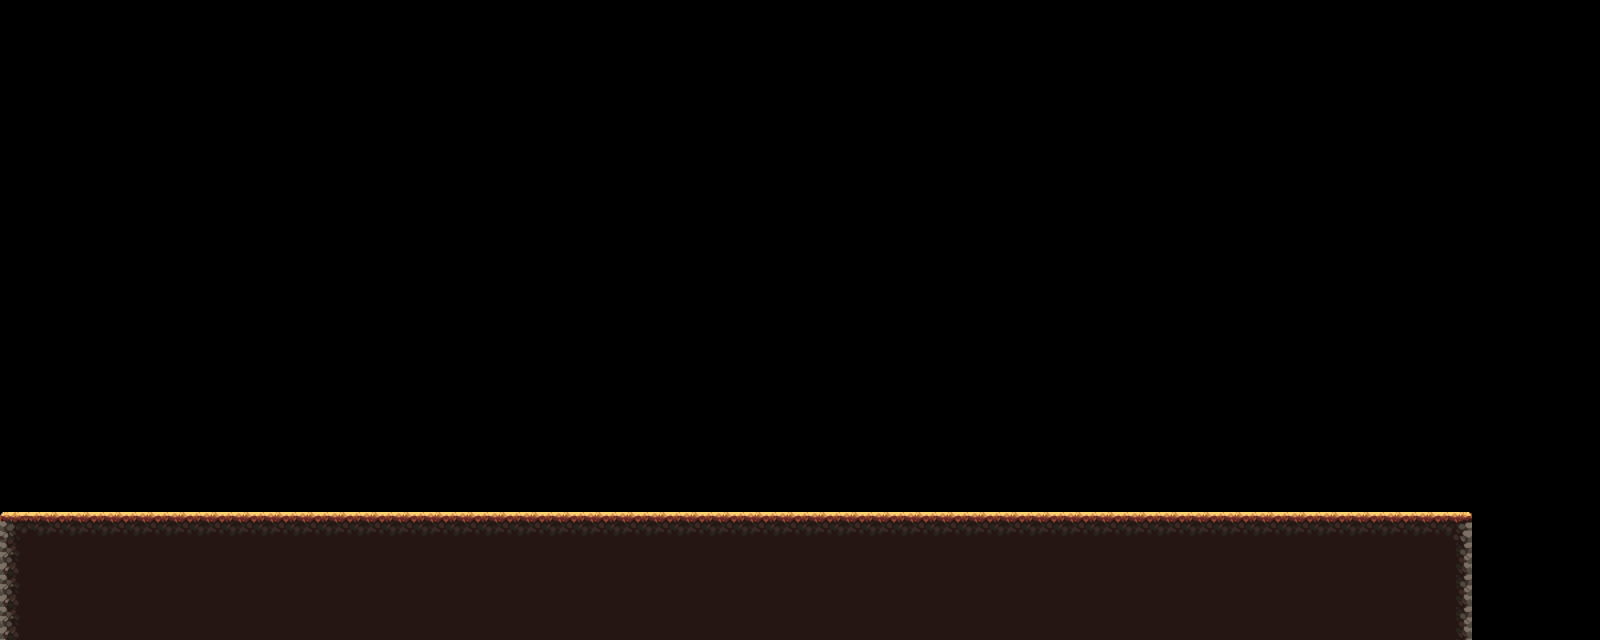

Tiled map render using the project's own tile images. Description and the map definition, with tile-layer contents summarised, below:
An orthogonal 50x20 tile map with 32x32 px tiles, 1 tile layer (Tile Layer 1) and 8 objects (Player, Enemy, Door, Oracle).

<map version="1.10" tiledversion="1.10.2" orientation="orthogonal" renderorder="right-down" width="50" height="20" tilewidth="32" tileheight="32" infinite="0" nextlayerid="5" nextobjectid="19">
 <tileset firstgid="1" source="Spritesheet.tsx" />
 <layer id="1" name="Tile Layer 1" width="50" height="20">
  <data>[1000 cells, 184 non-empty, 6 distinct tile ids]</data>
 </layer>
 <objectgroup id="2" name="Platforms">
  <object id="1" x="0" y="512" width="1598.67" height="128">
   <properties>
    <property name="Type" value="Ground" />
   </properties>
  </object>
  <object id="13" x="0" y="0" width="32" height="512" />
  <object id="14" x="1472" y="0" width="128" height="512" />
  <object id="18" x="32" y="0" width="1536" height="32" />
 </objectgroup>
 <objectgroup id="3" name="SpawnPoints">
  <object id="3" type="Player" gid="1" x="320" y="448" width="32" height="32" />
  <object id="10" type="Enemy" gid="2" x="960" y="448" width="32" height="32">
   <properties>
    <property name="Type" value="Boss" />
   </properties>
  </object>
  <object id="15" type="Door" gid="3" x="1280" y="512" width="64" height="64">
   <properties>
    <property name="NextLevel" type="bool" value="true" />
   </properties>
  </object>
  <object id="17" type="Oracle" gid="2147483649" x="1376" y="512" width="32" height="32" />
 </objectgroup>
 <objectgroup id="4" name="Settings">
  <properties>
   <property name="Gravity" type="int" value="800" />
  </properties>
 </objectgroup>
</map>
